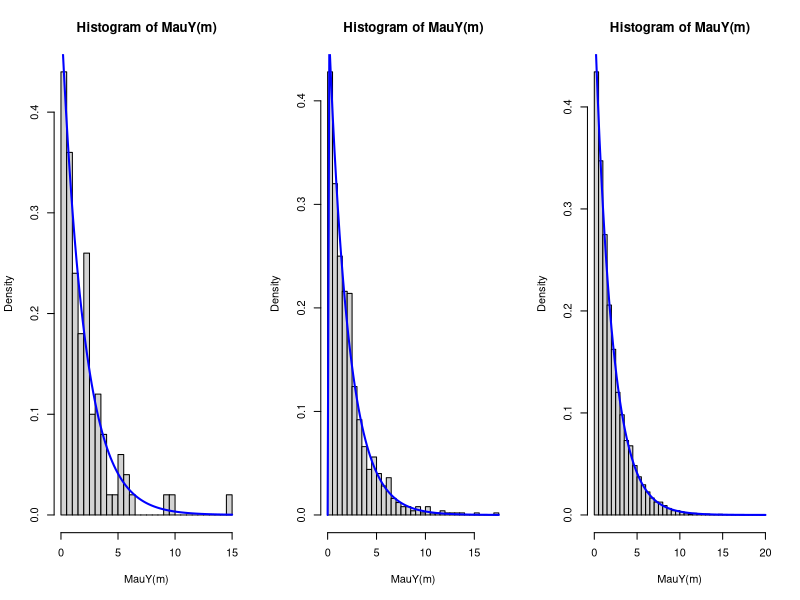

Recreate this plot in R.
# Bai01:

# Viet ham tao MauY
m = 0
s = 1
Y = function(){
   X1 = rnorm(1,m,s)
   X2 = rnorm(1,m,s)
   Y = (X1)^2 + (X2)^2
}

MauY = function(n) replicate(n,Y())

draw = function(m){
  #Ve bieu do tan suat
  hist(MauY(m), freq = 0, breaks = 40)
  #Ve ham mat do cua phan phoi chi binh phuong voi 2 bac tu do vao cung 1 bieu do (add = T)
  curve(dchisq(x,2),col="blue", lty = 1, lwd = 2, add = T)
}

par(mfrow = c(1,3))

draw(100)
draw(1000)
draw(10000)
